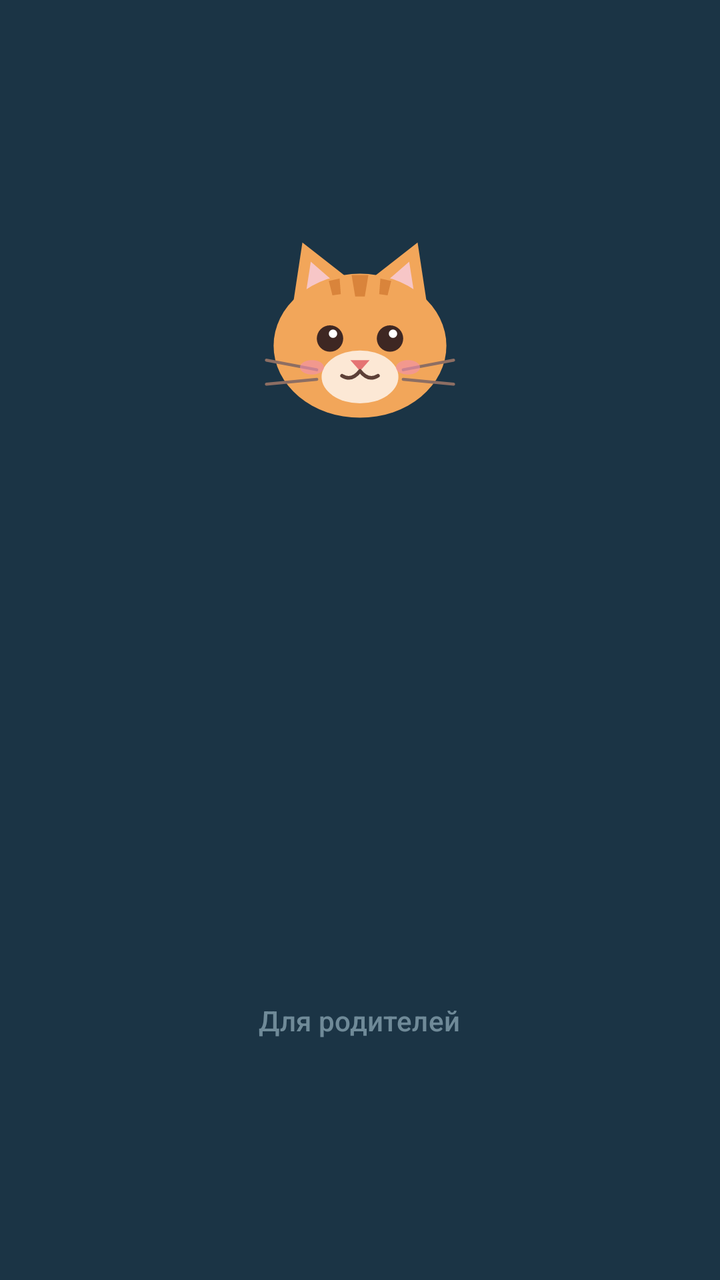
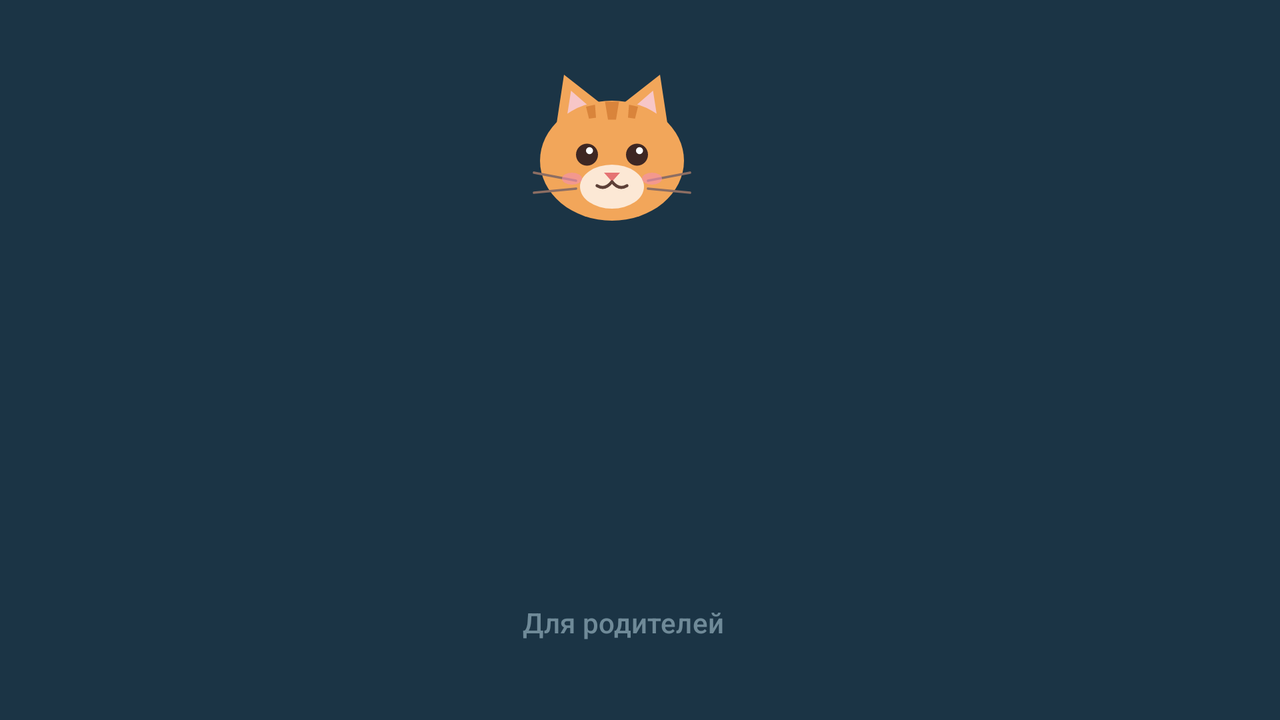

Compare how this app lays out the same screen by default and in its alternative resource folder. The renders come first, then the two layout files and the values they reference.
<!-- AndroidManifest.xml: application theme Theme.App -->
<!-- res/layout/overlay_quiz.xml -->
<?xml version="1.0" encoding="utf-8"?>
<ScrollView xmlns:android="http://schemas.android.com/apk/res/android"
    android:layout_width="match_parent"
    android:layout_height="match_parent"
    android:background="@color/rest_background"
    android:fillViewport="true">

    <LinearLayout
        android:layout_width="match_parent"
        android:layout_height="wrap_content"
        android:gravity="center"
        android:orientation="vertical"
        android:padding="20dp">

        <ImageView
            android:id="@+id/quiz_cat"
            android:layout_width="120dp"
            android:layout_height="120dp"
            android:contentDescription="@null"
            android:src="@drawable/cat_neutral" />

        <TextView
            android:id="@+id/quiz_title"
            android:layout_width="wrap_content"
            android:layout_height="wrap_content"
            android:gravity="center"
            android:textColor="@color/rest_text_soft"
            android:textSize="22sp" />

        <TextView
            android:id="@+id/quiz_feedback"
            android:layout_width="wrap_content"
            android:layout_height="wrap_content"
            android:gravity="center"
            android:minHeight="40dp"
            android:textColor="@color/rest_text_soft"
            android:textSize="26sp"
            android:textStyle="bold" />

        <TextView
            android:id="@+id/quiz_timer"
            android:layout_width="wrap_content"
            android:layout_height="wrap_content"
            android:textColor="@color/rest_accent"
            android:textSize="24sp" />

        <LinearLayout
            android:id="@+id/quiz_task_row"
            android:layout_width="match_parent"
            android:layout_height="wrap_content"
            android:layout_marginTop="12dp"
            android:gravity="center"
            android:orientation="vertical">

            <TextView
                android:id="@+id/quiz_task"
                android:layout_width="wrap_content"
                android:layout_height="wrap_content"
                android:gravity="center"
                android:lineSpacingExtra="4dp"
                android:maxWidth="640dp"
                android:textColor="@color/rest_text"
                android:textStyle="bold" />

            <TextView
                android:id="@+id/quiz_answer"
                android:layout_width="160dp"
                android:layout_height="88dp"
                android:layout_marginTop="12dp"
                android:gravity="center"
                android:textColor="@color/rest_text"
                android:textSize="52sp"
                android:textStyle="bold" />
        </LinearLayout>

        <LinearLayout
            android:id="@+id/quiz_keypad"
            android:layout_width="wrap_content"
            android:layout_height="wrap_content"
            android:layout_marginTop="16dp"
            android:orientation="vertical" />

        <include layout="@layout/quiz_parent" />
    </LinearLayout>
</ScrollView>
<!-- res/layout/quiz_parent.xml (included above) -->
<?xml version="1.0" encoding="utf-8"?>
<merge xmlns:android="http://schemas.android.com/apk/res/android">

    <LinearLayout
        android:id="@+id/parent_panel"
        android:layout_width="300dp"
        android:layout_height="wrap_content"
        android:layout_gravity="center_horizontal"
        android:layout_marginTop="16dp"
        android:background="@drawable/rest_card_bg"
        android:orientation="vertical"
        android:padding="16dp"
        android:visibility="gone">

        <TextView
            android:layout_width="wrap_content"
            android:layout_height="wrap_content"
            android:text="@string/parent_pin_label"
            android:textColor="@color/rest_text"
            android:textSize="16sp" />

        <EditText
            android:id="@+id/parent_pin"
            android:layout_width="match_parent"
            android:layout_height="wrap_content"
            android:layout_marginTop="8dp"
            android:backgroundTint="@color/rest_text_soft"
            android:importantForAutofill="no"
            android:inputType="numberPassword"
            android:maxLength="12"
            android:textColor="@color/rest_text"
            android:textSize="24sp" />

        <TextView
            android:id="@+id/parent_error"
            android:layout_width="wrap_content"
            android:layout_height="wrap_content"
            android:layout_marginTop="4dp"
            android:textColor="@color/rest_error"
            android:textSize="14sp" />

        <LinearLayout
            android:layout_width="match_parent"
            android:layout_height="wrap_content"
            android:layout_marginTop="8dp"
            android:gravity="end"
            android:orientation="horizontal">

            <Button
                android:id="@+id/parent_cancel"
                style="@style/Widget.Material3.Button.TextButton"
                android:layout_width="wrap_content"
                android:layout_height="wrap_content"
                android:text="@string/cancel"
                android:textColor="@color/rest_text_soft" />

            <Button
                android:id="@+id/parent_unlock"
                android:layout_width="wrap_content"
                android:layout_height="wrap_content"
                android:layout_marginStart="8dp"
                android:backgroundTint="@color/rest_accent"
                android:text="@string/skip_quiz"
                android:textColor="@color/rest_background" />
        </LinearLayout>
    </LinearLayout>

    <Button
        android:id="@+id/parent_button"
        style="@style/Widget.Material3.Button.TextButton"
        android:layout_width="wrap_content"
        android:layout_height="wrap_content"
        android:layout_gravity="center_horizontal"
        android:layout_marginTop="12dp"
        android:alpha="0.6"
        android:text="@string/for_parents"
        android:textColor="@color/rest_text_soft" />
</merge>
<!-- resources referenced by this layout -->
<resources>
  <color name="rest_accent">#F2C14E</color>
  <color name="rest_background">#1B3445</color>
  <color name="rest_error">#FF9B8A</color>
  <color name="rest_text">#F4EFE4</color>
  <color name="rest_text_soft">#A8C3CF</color>
  <!-- drawable cat_neutral: vector/xml drawable (drawable, 2180 chars, omitted) -->
  <!-- drawable rest_card_bg (drawable) -->
  <?xml version="1.0" encoding="utf-8"?>
  <shape xmlns:android="http://schemas.android.com/apk/res/android" android:shape="rectangle">
      <solid android:color="@color/rest_card" />
      <corners android:radius="20dp" />
  </shape>
  <string name="cancel">Отмена</string>
  <string name="for_parents">Для родителей</string>
  <string name="parent_pin_label">PIN родителя</string>
  <string name="skip_quiz">Пропустить</string>
  <style name="Theme.App" parent="Theme.Material3.DayNight.NoActionBar">
          <item name="colorPrimary">@color/primary</item>
          <item name="colorOnPrimary">#FFFFFF</item>
      </style>
  <color name="rest_card">#26475C</color>
  <color name="primary">#2E6E80</color>
</resources>
<!-- res/layout-land/overlay_quiz.xml (the repository's variant of the layout above) -->
<!-- drawn on the phone turned sideways -->
<?xml version="1.0" encoding="utf-8"?>
<ScrollView xmlns:android="http://schemas.android.com/apk/res/android"
    android:layout_width="match_parent"
    android:layout_height="match_parent"
    android:background="@color/rest_background"
    android:fillViewport="true">

    <LinearLayout
        android:layout_width="match_parent"
        android:layout_height="wrap_content"
        android:gravity="center"
        android:orientation="horizontal"
        android:padding="16dp">

        <LinearLayout
            android:layout_width="0dp"
            android:layout_height="wrap_content"
            android:layout_weight="1"
            android:gravity="center"
            android:orientation="vertical">

            <LinearLayout
                android:layout_width="wrap_content"
                android:layout_height="wrap_content"
                android:gravity="center_vertical"
                android:orientation="horizontal">

                <ImageView
                    android:id="@+id/quiz_cat"
                    android:layout_width="100dp"
                    android:layout_height="100dp"
                    android:contentDescription="@null"
                    android:src="@drawable/cat_neutral" />

                <LinearLayout
                    android:layout_width="wrap_content"
                    android:layout_height="wrap_content"
                    android:layout_marginStart="12dp"
                    android:orientation="vertical">

                    <TextView
                        android:id="@+id/quiz_title"
                        android:layout_width="wrap_content"
                        android:layout_height="wrap_content"
                        android:textColor="@color/rest_text_soft"
                        android:textSize="20sp" />

                    <TextView
                        android:id="@+id/quiz_timer"
                        android:layout_width="wrap_content"
                        android:layout_height="wrap_content"
                        android:textColor="@color/rest_accent"
                        android:textSize="24sp" />
                </LinearLayout>
            </LinearLayout>

            <TextView
                android:id="@+id/quiz_feedback"
                android:layout_width="wrap_content"
                android:layout_height="wrap_content"
                android:gravity="center"
                android:minHeight="38dp"
                android:textColor="@color/rest_text_soft"
                android:textSize="24sp"
                android:textStyle="bold" />

            <LinearLayout
                android:id="@+id/quiz_task_row"
                android:layout_width="match_parent"
                android:layout_height="wrap_content"
                android:gravity="center"
                android:orientation="vertical">

                <TextView
                    android:id="@+id/quiz_task"
                    android:layout_width="wrap_content"
                    android:layout_height="wrap_content"
                    android:gravity="center"
                    android:lineSpacingExtra="4dp"
                    android:maxWidth="600dp"
                    android:textColor="@color/rest_text"
                    android:textStyle="bold" />

                <TextView
                    android:id="@+id/quiz_answer"
                    android:layout_width="160dp"
                    android:layout_height="84dp"
                    android:layout_marginTop="10dp"
                    android:gravity="center"
                    android:textColor="@color/rest_text"
                    android:textSize="50sp"
                    android:textStyle="bold" />
            </LinearLayout>

            <include layout="@layout/quiz_parent" />
        </LinearLayout>

        <LinearLayout
            android:id="@+id/quiz_keypad"
            android:layout_width="wrap_content"
            android:layout_height="wrap_content"
            android:layout_marginStart="16dp"
            android:orientation="vertical" />
    </LinearLayout>
</ScrollView>
